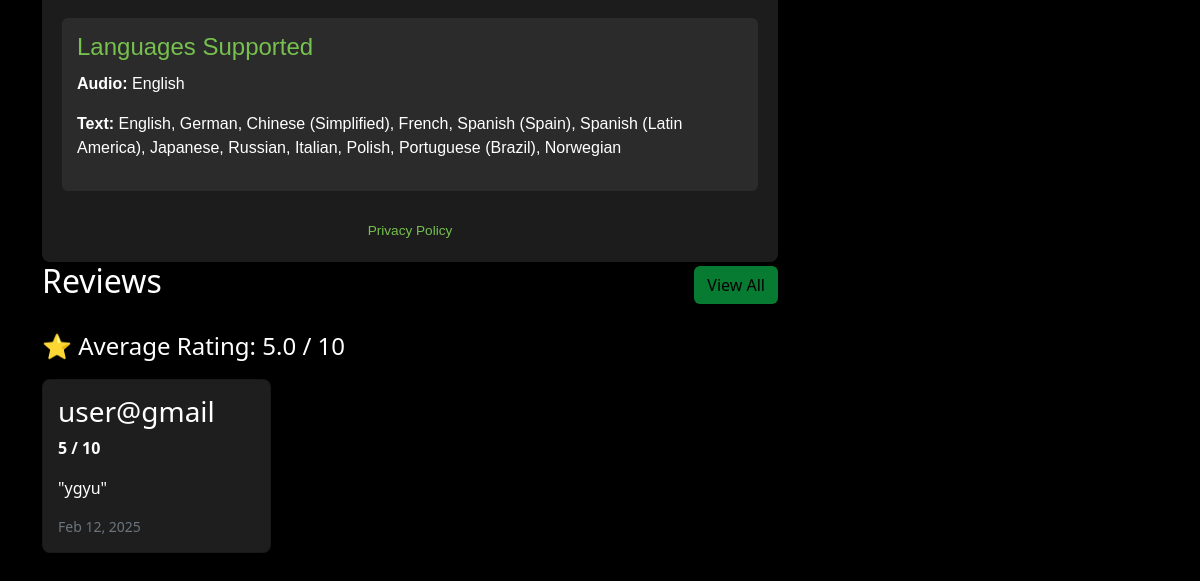
The app's page /fake_sec/17 (lower part), older data.
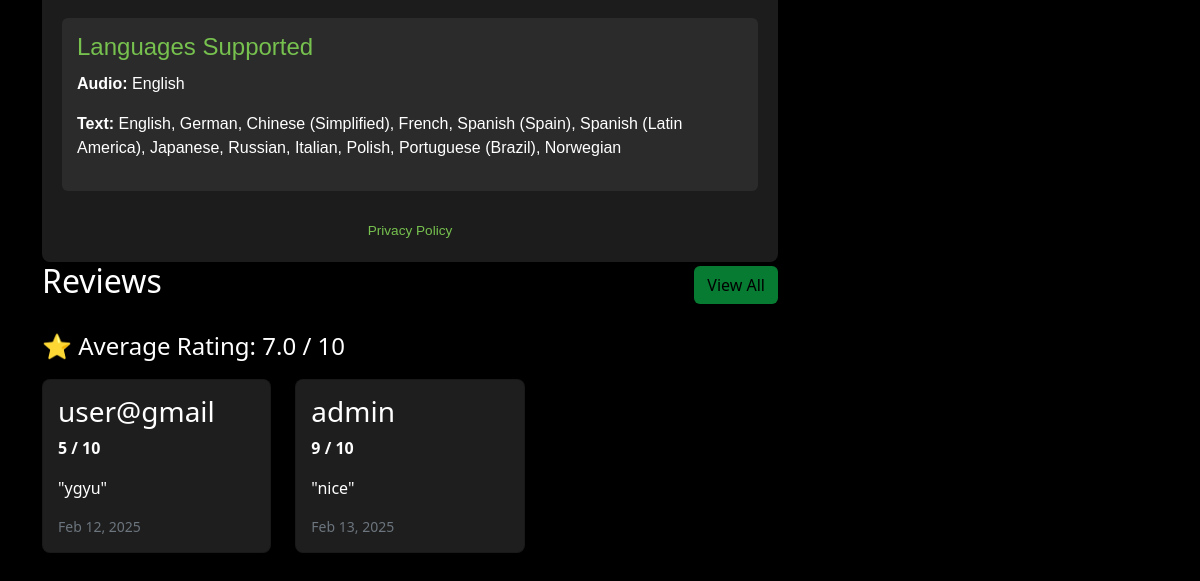
The same page, newer data.
### app/models.py (models this page shows, shortened)
class Review(models.Model):
    user = models.ForeignKey(User, on_delete=models.CASCADE)
    game = models.ForeignKey(Game, on_delete=models.CASCADE, related_name="reviews")
    comment = models.TextField()
    rating = models.PositiveSmallIntegerField()
    created_at = models.DateTimeField(auto_now_add=True)

### app/views.py (the view)
# urls.py: path('fake_sec/<id>',views.fake_sec, name='fake_sec'),
def fake_sec(req,id):
    game=Game.objects.get(id=id)
    try:
        requ = GameRequirement.objects.get(game=game)
    except GameRequirement.DoesNotExist:
        requ = None
    try:
        review = Review.objects.filter(game=game)
    except Review.DoesNotExist:
        review = None
    reviews = Review.objects.filter(game=game)
    total_reviews = reviews.count()
    average_rating = reviews.aggregate(Avg('rating'))['rating__avg'] or 0
    my_review = Review.objects.filter(game=game, user=req.user).first() if req.user.is_authenticated else None
    context = {
        'game': game,
        'requ': requ,
        'reviews': reviews,
        'my_review': my_review,
        'total_reviews': total_reviews,
        'average_rating': round(average_rating, 1),
    }
    return render(req,'fake_sec.html',context)

### templates/fake_sec.html (shortened to what this page needs)
<!DOCTYPE html>
<html lang="en">
<head>
  <link rel="stylesheet" href="https://cdnjs.cloudflare.com/ajax/libs/font-awesome/6.5.1/css/all.min.css">
  <link rel="stylesheet" href="https://unpkg.com/aos@next/dist/aos.css" />
  <link href="https://cdn.jsdelivr.net/npm/bootstrap@5.3.3/dist/css/bootstrap.min.css" rel="stylesheet">
</head>
<body>
  <div class="container py-5 mt-5">
    <div class="row ">
      <div class="col-md-8">
        <div class="system-requirements mt-5">
          <div class="requirements-container">
            <div class="language-support">
              <h4>Languages Supported</h4>
              <p><strong>Audio:</strong> English</p>
              <p>
                <strong>Text:</strong> English, German, Chinese (Simplified), French, Spanish (Spain), Spanish (Latin
                America), Japanese, Russian, Italian, Polish, Portuguese (Brazil), Norwegian
              </p>
            </div>
            <div class="footer-note">
              <a href="#" class="privacy-link">Privacy Policy</a>
            </div>
          </div>
        </div>
      </div>
      <div class="col-md-4">
      </div>
      <div class="col-md-8">
        <div class="row align-items-center mb-4">
          <div class="col">
            <h2>Reviews</h2>
          </div>
          <div class="col-auto">
            <a href="../login" class="btn custom-button">View All</a>
          </div>
        </div>
        {% if total_reviews > 0 %}
        <h4>⭐ Average Rating: {{ average_rating }} / 10</h4>
      {% endif %}
        <div class="row">
          {% for review in reviews %}
          <div class="col-md-4">
            <div class="card">
              <h3 class="text-white">{{ review.user }}</h3>
              <p class="rating">{{ review.rating }} / 10</p>
              <p class="text-white">"{{ review.comment }}"</p>
              <small class="text-secondary d-block text-left">
                {{ review.created_at|date:"M d, Y" }}
              </small>
            </div>
          </div>
          {% endfor %}
        </div>
      </div>
    </div>
  </div>
</body>
</html>

Row changes from the older to the newer data that the page shows:
added Review: user "admin", rating "9", comment "nice", created_at "Feb 13, 2025"
Text that changed along with them:
{{ average_rating }}: "5.0" → "7.0"
